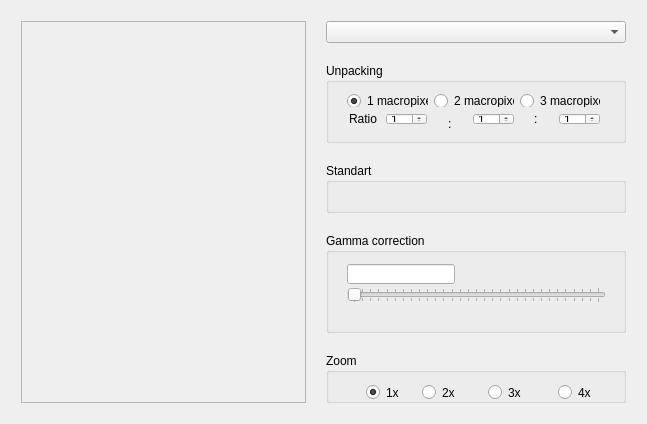
<?xml version="1.0" encoding="UTF-8"?>
<ui version="4.0">
 <class>MainWindow</class>
 <widget class="QMainWindow" name="MainWindow">
  <property name="geometry">
   <rect>
    <x>0</x>
    <y>0</y>
    <width>647</width>
    <height>418</height>
   </rect>
  </property>
  <property name="sizePolicy">
   <sizepolicy hsizetype="Expanding" vsizetype="Expanding">
    <horstretch>0</horstretch>
    <verstretch>0</verstretch>
   </sizepolicy>
  </property>
  <property name="minimumSize">
   <size>
    <width>0</width>
    <height>0</height>
   </size>
  </property>
  <property name="windowTitle">
   <string>MainWindow</string>
  </property>
  <widget class="QWidget" name="mainWidget">
   <property name="sizePolicy">
    <sizepolicy hsizetype="Expanding" vsizetype="Expanding">
     <horstretch>0</horstretch>
     <verstretch>0</verstretch>
    </sizepolicy>
   </property>
   <property name="minimumSize">
    <size>
     <width>0</width>
     <height>0</height>
    </size>
   </property>
   <layout class="QGridLayout" name="gridLayout_2">
    <item row="0" column="0">
     <layout class="QGridLayout" name="mainLayout">
      <property name="sizeConstraint">
       <enum>QLayout::SetMaximumSize</enum>
      </property>
      <property name="leftMargin">
       <number>10</number>
      </property>
      <property name="topMargin">
       <number>10</number>
      </property>
      <property name="rightMargin">
       <number>10</number>
      </property>
      <property name="bottomMargin">
       <number>10</number>
      </property>
      <property name="spacing">
       <number>20</number>
      </property>
      <item row="0" column="0" rowspan="5">
       <widget class="QScrollArea" name="imageArea">
        <property name="sizePolicy">
         <sizepolicy hsizetype="MinimumExpanding" vsizetype="MinimumExpanding">
          <horstretch>0</horstretch>
          <verstretch>0</verstretch>
         </sizepolicy>
        </property>
        <property name="minimumSize">
         <size>
          <width>100</width>
          <height>100</height>
         </size>
        </property>
        <property name="widgetResizable">
         <bool>true</bool>
        </property>
        <widget class="QWidget" name="content">
         <property name="geometry">
          <rect>
           <x>0</x>
           <y>0</y>
           <width>287</width>
           <height>378</height>
          </rect>
         </property>
        </widget>
       </widget>
      </item>
      <item row="4" column="1">
       <widget class="QGroupBox" name="scaleBox">
        <property name="sizePolicy">
         <sizepolicy hsizetype="Ignored" vsizetype="Ignored">
          <horstretch>0</horstretch>
          <verstretch>0</verstretch>
         </sizepolicy>
        </property>
        <property name="minimumSize">
         <size>
          <width>179</width>
          <height>50</height>
         </size>
        </property>
        <property name="title">
         <string>Zoom</string>
        </property>
        <layout class="QHBoxLayout" name="horizontalLayout">
         <item>
          <layout class="QHBoxLayout" name="scaleLayout">
           <item alignment="Qt::AlignRight">
            <widget class="QRadioButton" name="radioButton1x">
             <property name="minimumSize">
              <size>
               <width>35</width>
               <height>17</height>
              </size>
             </property>
             <property name="text">
              <string>1x</string>
             </property>
             <property name="checked">
              <bool>true</bool>
             </property>
            </widget>
           </item>
           <item alignment="Qt::AlignHCenter">
            <widget class="QRadioButton" name="radioButton2x">
             <property name="minimumSize">
              <size>
               <width>35</width>
               <height>17</height>
              </size>
             </property>
             <property name="text">
              <string>2x</string>
             </property>
            </widget>
           </item>
           <item alignment="Qt::AlignHCenter">
            <widget class="QRadioButton" name="radioButton3x">
             <property name="minimumSize">
              <size>
               <width>45</width>
               <height>17</height>
              </size>
             </property>
             <property name="text">
              <string>3x</string>
             </property>
            </widget>
           </item>
           <item alignment="Qt::AlignHCenter">
            <widget class="QRadioButton" name="radioButton4x">
             <property name="minimumSize">
              <size>
               <width>45</width>
               <height>17</height>
              </size>
             </property>
             <property name="text">
              <string>4x</string>
             </property>
            </widget>
           </item>
          </layout>
         </item>
        </layout>
       </widget>
      </item>
      <item row="3" column="1" alignment="Qt::AlignHCenter|Qt::AlignVCenter">
       <widget class="QGroupBox" name="gammaBox">
        <property name="minimumSize">
         <size>
          <width>300</width>
          <height>100</height>
         </size>
        </property>
        <property name="title">
         <string>Gamma correction</string>
        </property>
        <widget class="QWidget" name="verticalLayoutWidget">
         <property name="geometry">
          <rect>
           <x>10</x>
           <y>20</y>
           <width>281</width>
           <height>61</height>
          </rect>
         </property>
         <layout class="QGridLayout" name="gammaLayout">
          <item row="1" column="0">
           <widget class="QSlider" name="gammaSlider">
            <property name="minimumSize">
             <size>
              <width>0</width>
              <height>0</height>
             </size>
            </property>
            <property name="autoFillBackground">
             <bool>false</bool>
            </property>
            <property name="minimum">
             <number>10</number>
            </property>
            <property name="maximum">
             <number>40</number>
            </property>
            <property name="value">
             <number>10</number>
            </property>
            <property name="tracking">
             <bool>true</bool>
            </property>
            <property name="orientation">
             <enum>Qt::Horizontal</enum>
            </property>
            <property name="tickPosition">
             <enum>QSlider::TicksBothSides</enum>
            </property>
            <property name="tickInterval">
             <number>1</number>
            </property>
           </widget>
          </item>
          <item row="0" column="0" alignment="Qt::AlignLeft|Qt::AlignVCenter">
           <widget class="QLineEdit" name="gammaField">
            <property name="minimumSize">
             <size>
              <width>50</width>
              <height>20</height>
             </size>
            </property>
            <property name="cursorPosition">
             <number>0</number>
            </property>
            <property name="readOnly">
             <bool>true</bool>
            </property>
           </widget>
          </item>
         </layout>
        </widget>
       </widget>
      </item>
      <item row="2" column="1" alignment="Qt::AlignVCenter">
       <widget class="QGroupBox" name="standartBox">
        <property name="minimumSize">
         <size>
          <width>100</width>
          <height>50</height>
         </size>
        </property>
        <property name="title">
         <string>Standart</string>
        </property>
        <widget class="QWidget" name="layout">
         <property name="geometry">
          <rect>
           <x>10</x>
           <y>20</y>
           <width>271</width>
           <height>20</height>
          </rect>
         </property>
         <layout class="QHBoxLayout" name="standartlayout">
          <item>
           <widget class="QRadioButton" name="radioButtonBT601">
            <property name="text">
             <string>BT.601</string>
            </property>
            <property name="checked">
             <bool>true</bool>
            </property>
           </widget>
          </item>
          <item>
           <widget class="QRadioButton" name="radioButtonBT709">
            <property name="text">
             <string>BT.709</string>
            </property>
           </widget>
          </item>
         </layout>
        </widget>
       </widget>
      </item>
      <item row="1" column="1">
       <widget class="QGroupBox" name="unpackingBox">
        <property name="minimumSize">
         <size>
          <width>300</width>
          <height>80</height>
         </size>
        </property>
        <property name="title">
         <string>Unpacking</string>
        </property>
        <widget class="QWidget" name="layoutWidget">
         <property name="geometry">
          <rect>
           <x>10</x>
           <y>20</y>
           <width>275</width>
           <height>53</height>
          </rect>
         </property>
         <layout class="QGridLayout" name="unpackingLayout">
          <item row="0" column="0">
           <layout class="QHBoxLayout" name="typeLayout">
            <item>
             <widget class="QRadioButton" name="type1">
              <property name="sizePolicy">
               <sizepolicy hsizetype="Minimum" vsizetype="Minimum">
                <horstretch>0</horstretch>
                <verstretch>0</verstretch>
               </sizepolicy>
              </property>
              <property name="text">
               <string>1 macropixel</string>
              </property>
              <property name="checked">
               <bool>true</bool>
              </property>
             </widget>
            </item>
            <item>
             <widget class="QRadioButton" name="type2">
              <property name="sizePolicy">
               <sizepolicy hsizetype="Minimum" vsizetype="Minimum">
                <horstretch>0</horstretch>
                <verstretch>0</verstretch>
               </sizepolicy>
              </property>
              <property name="text">
               <string>2 macropixels</string>
              </property>
             </widget>
            </item>
            <item>
             <widget class="QRadioButton" name="type3">
              <property name="sizePolicy">
               <sizepolicy hsizetype="Minimum" vsizetype="Minimum">
                <horstretch>0</horstretch>
                <verstretch>0</verstretch>
               </sizepolicy>
              </property>
              <property name="text">
               <string>3 macropixels</string>
              </property>
             </widget>
            </item>
           </layout>
          </item>
          <item row="1" column="0">
           <layout class="QHBoxLayout" name="coeffLayout">
            <item>
             <layout class="QHBoxLayout" name="coeff1Layout">
              <item alignment="Qt::AlignHCenter">
               <widget class="QLabel" name="coeff1Label">
                <property name="text">
                 <string>Ratio</string>
                </property>
               </widget>
              </item>
              <item>
               <widget class="QSpinBox" name="coeff1spinBox">
                <property name="minimum">
                 <number>1</number>
                </property>
                <property name="maximum">
                 <number>25</number>
                </property>
               </widget>
              </item>
             </layout>
            </item>
            <item>
             <layout class="QHBoxLayout" name="coeff2Layout">
              <item alignment="Qt::AlignHCenter">
               <widget class="QLabel" name="label">
                <property name="sizePolicy">
                 <sizepolicy hsizetype="Preferred" vsizetype="Preferred">
                  <horstretch>0</horstretch>
                  <verstretch>0</verstretch>
                 </sizepolicy>
                </property>
                <property name="minimumSize">
                 <size>
                  <width>4</width>
                  <height>22</height>
                 </size>
                </property>
                <property name="text">
                 <string>:</string>
                </property>
               </widget>
              </item>
              <item alignment="Qt::AlignHCenter">
               <widget class="QSpinBox" name="coeff2spinBox">
                <property name="minimum">
                 <number>1</number>
                </property>
                <property name="maximum">
                 <number>25</number>
                </property>
               </widget>
              </item>
             </layout>
            </item>
            <item>
             <layout class="QHBoxLayout" name="coeff3Layout">
              <item alignment="Qt::AlignHCenter">
               <widget class="QLabel" name="coeff3Label">
                <property name="text">
                 <string>:</string>
                </property>
               </widget>
              </item>
              <item>
               <widget class="QSpinBox" name="coeff3spinBox">
                <property name="minimum">
                 <number>1</number>
                </property>
                <property name="maximum">
                 <number>25</number>
                </property>
               </widget>
              </item>
             </layout>
            </item>
           </layout>
          </item>
         </layout>
        </widget>
       </widget>
      </item>
      <item row="0" column="1">
       <widget class="QComboBox" name="filesBox"/>
      </item>
     </layout>
    </item>
   </layout>
  </widget>
 </widget>
 <layoutdefault spacing="6" margin="11"/>
 <resources/>
 <connections/>
</ui>
